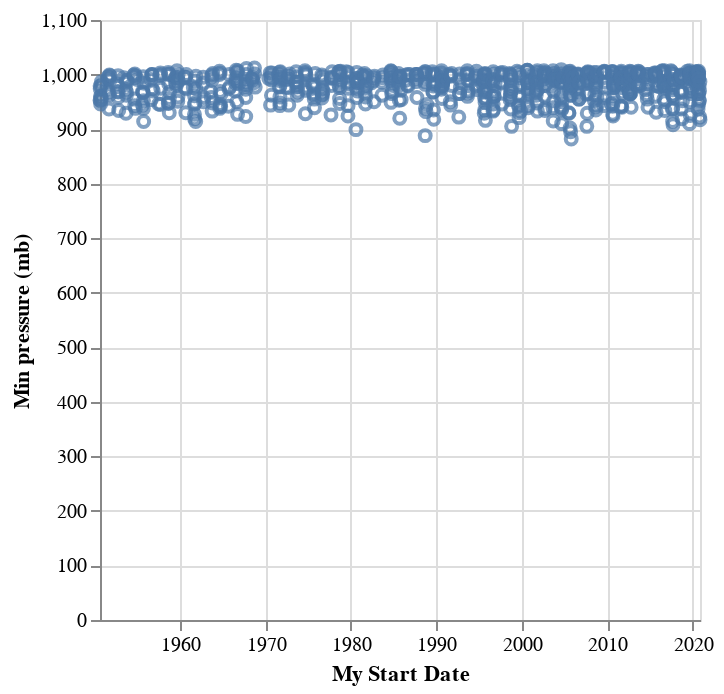

The code cell stored with this chart in its notebook:
### Code cell
# chart for min pressure over time
chart = altair.Chart(named_storms).mark_point().encode(
    x='My Start Date',
    y='Min pressure (mb)',
)
chart.save("visualizations/min_pressure_over_time.png")
chart.show()

### Figure 1 — Vega-Lite specification as saved in the notebook (floating-point values rounded to 4 significant figures; data arrays with more than 128 entries replaced by an {"elided": "..."} marker saying what was removed)
{"config": {"view": {"continuousWidth": 300, "continuousHeight": 300}}, "data": {"name": "data-f8e414bde546c526b234f64587df86b8"}, "mark": {"type": "point"}, "encoding": {"x": {"field": "My Start Date", "type": "temporal"}, "y": {"field": "Min pressure (mb)", "type": "quantitative"}}, "$schema": "https://vega.github.io/schema/vega-lite/v5.20.1.json", "datasets": {"data-f8e414bde546c526b234f64587df86b8": {"elided": "770 records"}}}
